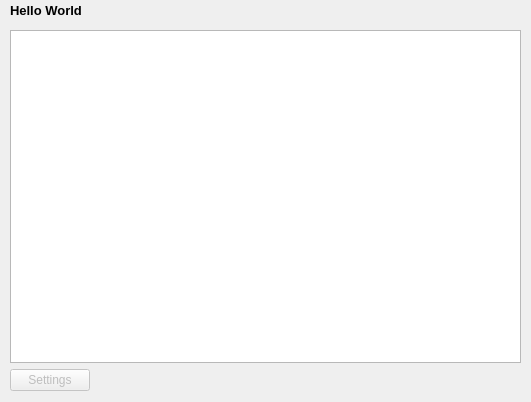
<?xml version="1.0" encoding="UTF-8"?>
<ui version="4.0">
 <class>Plugin_HelloWorld_ConfigDialog</class>
 <widget class="QWidget" name="Plugin_HelloWorld_ConfigDialog">
  <property name="geometry">
   <rect>
    <x>0</x>
    <y>0</y>
    <width>531</width>
    <height>402</height>
   </rect>
  </property>
  <widget class="QLabel" name="label_HelloWorldPlugin">
   <property name="geometry">
    <rect>
     <x>10</x>
     <y>0</y>
     <width>91</width>
     <height>21</height>
    </rect>
   </property>
   <property name="font">
    <font>
     <pointsize>10</pointsize>
     <weight>75</weight>
     <bold>true</bold>
    </font>
   </property>
   <property name="text">
    <string>Hello World</string>
   </property>
  </widget>
  <widget class="QWidget" name="layoutWidget">
   <property name="geometry">
    <rect>
     <x>10</x>
     <y>30</y>
     <width>511</width>
     <height>361</height>
    </rect>
   </property>
   <layout class="QGridLayout" name="gridLayout">
    <item row="1" column="1">
     <spacer name="horizontalSpacer">
      <property name="orientation">
       <enum>Qt::Horizontal</enum>
      </property>
      <property name="sizeHint" stdset="0">
       <size>
        <width>40</width>
        <height>20</height>
       </size>
      </property>
     </spacer>
    </item>
    <item row="1" column="0">
     <widget class="QPushButton" name="butSettings">
      <property name="enabled">
       <bool>false</bool>
      </property>
      <property name="sizePolicy">
       <sizepolicy hsizetype="Fixed" vsizetype="Fixed">
        <horstretch>0</horstretch>
        <verstretch>0</verstretch>
       </sizepolicy>
      </property>
      <property name="text">
       <string>Settings</string>
      </property>
     </widget>
    </item>
    <item row="0" column="0" colspan="2">
     <widget class="QListWidget" name="list">
      <property name="enabled">
       <bool>true</bool>
      </property>
      <property name="sizePolicy">
       <sizepolicy hsizetype="Expanding" vsizetype="Expanding">
        <horstretch>0</horstretch>
        <verstretch>0</verstretch>
       </sizepolicy>
      </property>
      <property name="sizeIncrement">
       <size>
        <width>0</width>
        <height>0</height>
       </size>
      </property>
      <property name="baseSize">
       <size>
        <width>0</width>
        <height>0</height>
       </size>
      </property>
      <property name="alternatingRowColors">
       <bool>true</bool>
      </property>
      <property name="verticalScrollMode">
       <enum>QAbstractItemView::ScrollPerPixel</enum>
      </property>
      <property name="uniformItemSizes">
       <bool>true</bool>
      </property>
      <property name="wordWrap">
       <bool>true</bool>
      </property>
     </widget>
    </item>
   </layout>
  </widget>
 </widget>
 <resources/>
 <connections/>
</ui>
